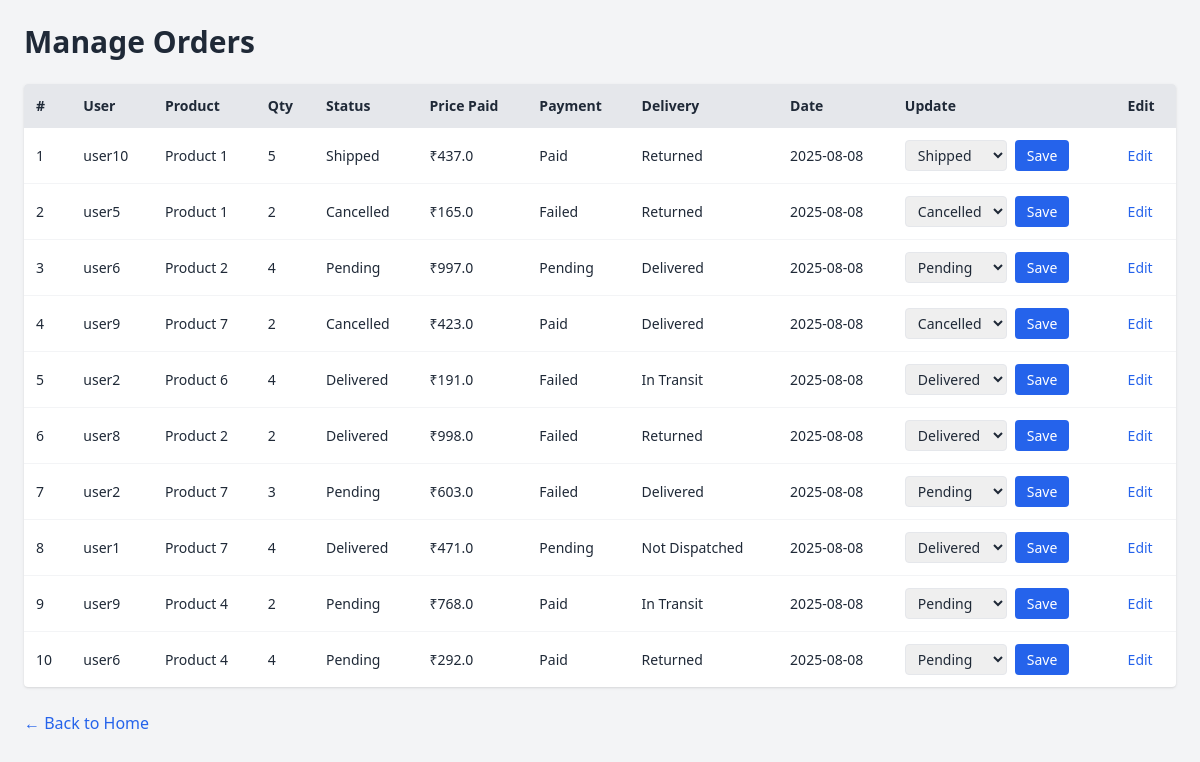
The page /orders on the database its author committed.
### app.py (models this page shows)
class Order(db.Model):
    id = db.Column(db.Integer, primary_key=True)
    user_id = db.Column(db.Integer, db.ForeignKey('user.id'), nullable=False)
    product_id = db.Column(db.Integer, db.ForeignKey('product.id'), nullable=False)
    quantity = db.Column(db.Integer, default=1)
    status = db.Column(db.String(50), default='Pending')
    price_paid = db.Column(db.Float, default=0.0)
    payment_status = db.Column(db.String(50), default='Pending')  # Paid, Pending, Failed
    delivery_status = db.Column(db.String(50), default='Not Dispatched')  # Not Dispatched, In Transit, Delivered, Returned
    order_date = db.Column(db.DateTime, default=datetime.utcnow)
    user = db.relationship('User', backref=db.backref('orders', lazy=True))
    product = db.relationship('Product', backref=db.backref('orders', lazy=True))

class User(db.Model):
    id = db.Column(db.Integer, primary_key=True)
    username = db.Column(db.String(80), unique=True, nullable=False)
    email = db.Column(db.String(120), unique=True, nullable=False)
    password_hash = db.Column(db.String(128), nullable=False)

class Product(db.Model):
    id = db.Column(db.Integer, primary_key=True)
    product_name = db.Column(db.String(200))
    sku = db.Column(db.String(50))
    mrp = db.Column(db.Float)
    offer_price = db.Column(db.Float)
    in_stock = db.Column(db.Boolean, default=True)
    stock_number = db.Column(db.Integer)

### app.py (the view)
@app.route("/orders")
def view_orders():
    orders = Order.query.order_by(Order.id.desc()).all()
    return render_template("orders.html", orders=orders[::-1])

### templates/orders.html (shortened to what this page needs)
<!DOCTYPE html>
<html lang="en">
<head>
    <script src="https://cdn.tailwindcss.com"></script>
</head>
<body class="bg-gray-100 text-gray-800">
    <div class="max-w-7xl mx-auto p-6">
        <h1 class="text-3xl font-bold mb-6">Manage Orders</h1>
        <table class="min-w-full bg-white shadow rounded overflow-hidden">
            <thead class="bg-gray-200 text-left text-sm font-semibold">
                <tr>
                    <th class="p-3">#</th>
                    <th class="p-3">User</th>
                    <th class="p-3">Product</th>
                    <th class="p-3">Qty</th>
                    <th class="p-3">Status</th>
                    <th class="p-3">Price Paid</th>
                    <th class="p-3">Payment</th>
                    <th class="p-3">Delivery</th>
                    <th class="p-3">Date</th>
                    <th class="p-3">Update</th>
                    <th class="p-3">Edit</th>
                </tr>
            </thead>
            <tbody class="text-sm divide-y divide-gray-100">
                {% for order in orders %}
                <tr>
                    <td class="p-3">{{ order.id }}</td>
                    <td class="p-3">{{ order.user.username }}</td>
                    <td class="p-3">{{ order.product.product_name }}</td>
                    <td class="p-3">{{ order.quantity }}</td>
                    <td class="p-3">{{ order.status }}</td>
                    <td class="p-3">₹{{ order.price_paid }}</td>
                    <td class="p-3">{{ order.payment_status }}</td>
                    <td class="p-3">{{ order.delivery_status }}</td>
                    <td class="p-3">{{ order.order_date.strftime('%Y-%m-%d') }}</td>
                    <td class="p-3">
                        <form method="POST" action="/order/{{ order.id }}/update" class="flex space-x-2">
                            <select name="status" class="border rounded px-2 py-1 text-sm">
                                {% for s in ['Pending', 'Shipped', 'Delivered', 'Cancelled'] %}
                                <option value="{{ s }}" {% if order.status==s %}selected{% endif %}>{{ s }}</option>
                                {% endfor %}
                            </select>
                            <button type="submit"
                                class="bg-blue-600 text-white px-3 py-1 rounded hover:bg-blue-700 text-sm">
                                Save
                            </button>
                        </form>
                    </td>
                    <td class="p-3">
                        <a href="/order/{{ order.id }}/edit" class="text-blue-600 hover:underline text-sm">Edit</a>
                    </td>
                </tr>
                {% endfor %}
            </tbody>
        </table>
        <div class="mt-6">
            <a href="/" class="text-blue-600 hover:underline">&larr; Back to Home</a>
        </div>
    </div>
</body>
</html>

### rows shown on the page
Order: id "1", user.username "user10", product.product_name "Product 1", quantity "5", status "Shipped", price_paid "437.0", payment_status "Paid", delivery_status "Returned", order_date "2025-08-08"
Order: id "2", user.username "user5", product.product_name "Product 1", quantity "2", status "Cancelled", price_paid "165.0", payment_status "Failed", delivery_status "Returned", order_date "2025-08-08"
Order: id "3", user.username "user6", product.product_name "Product 2", quantity "4", status "Pending", price_paid "997.0", payment_status "Pending", delivery_status "Delivered", order_date "2025-08-08"
Order: id "4", user.username "user9", product.product_name "Product 7", quantity "2", status "Cancelled", price_paid "423.0", payment_status "Paid", delivery_status "Delivered", order_date "2025-08-08"
Order: id "5", user.username "user2", product.product_name "Product 6", quantity "4", status "Delivered", price_paid "191.0", payment_status "Failed", delivery_status "In Transit", order_date "2025-08-08"
Order: id "6", user.username "user8", product.product_name "Product 2", quantity "2", status "Delivered", price_paid "998.0", payment_status "Failed", delivery_status "Returned", order_date "2025-08-08"
Order: id "7", user.username "user2", product.product_name "Product 7", quantity "3", status "Pending", price_paid "603.0", payment_status "Failed", delivery_status "Delivered", order_date "2025-08-08"
Order: id "8", user.username "user1", product.product_name "Product 7", quantity "4", status "Delivered", price_paid "471.0", payment_status "Pending", delivery_status "Not Dispatched", order_date "2025-08-08"
Order: id "9", user.username "user9", product.product_name "Product 4", quantity "2", status "Pending", price_paid "768.0", payment_status "Paid", delivery_status "In Transit", order_date "2025-08-08"
Order: id "10", user.username "user6", product.product_name "Product 4", quantity "4", status "Pending", price_paid "292.0", payment_status "Paid", delivery_status "Returned", order_date "2025-08-08"
